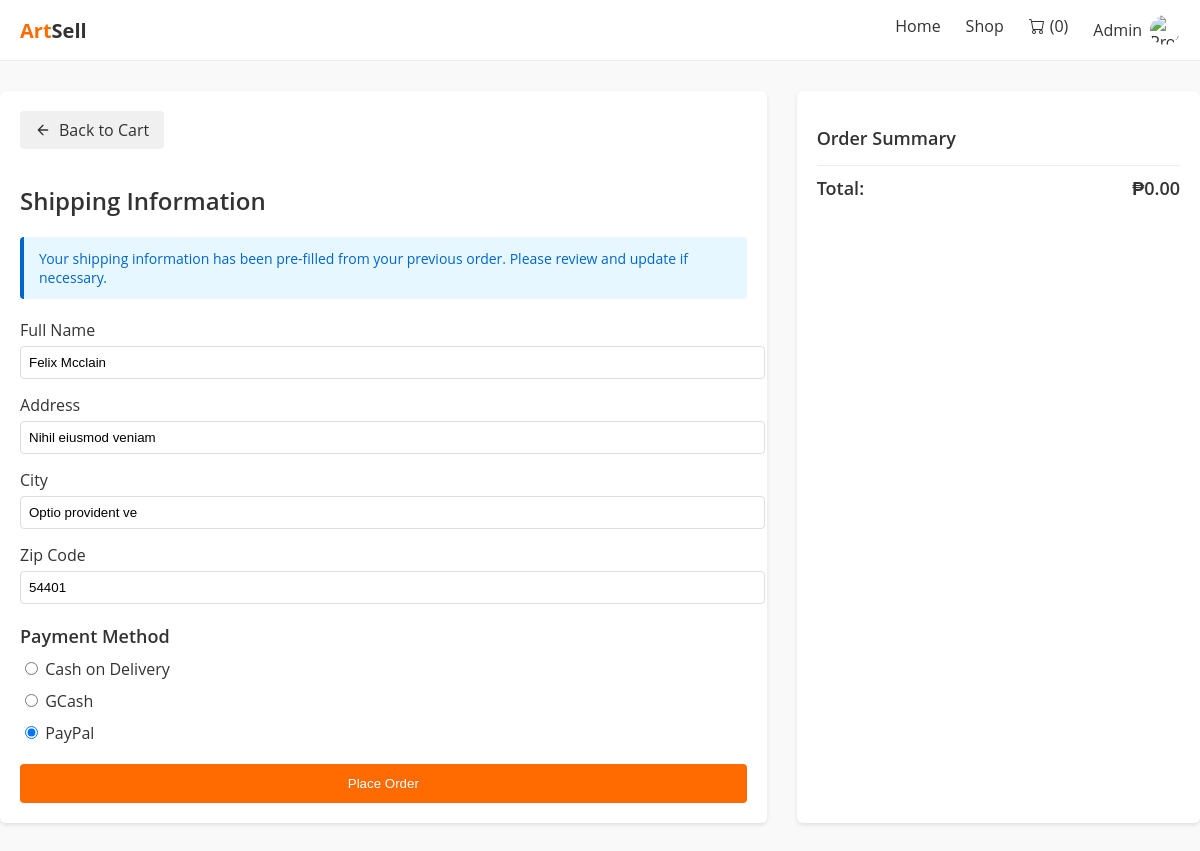
/checkout.php (signed in), run on the app's committed database.
### tables this page shows
CREATE TABLE `orders` (
  `id` int(11) NOT NULL,
  `user_id` int(11) DEFAULT NULL,
  `total` decimal(10,2) DEFAULT NULL,
  `shipping_name` varchar(100) DEFAULT NULL,
  `shipping_address` varchar(255) DEFAULT NULL,
  `shipping_city` varchar(100) DEFAULT NULL,
  `shipping_zip` varchar(20) DEFAULT NULL,
  `payment_method` varchar(50) DEFAULT NULL,
  `status` varchar(50) DEFAULT NULL,
  `created_at` timestamp NOT NULL DEFAULT current_timestamp(),
  `order_date` date DEFAULT NULL,
  `total_amount` decimal(10,2) DEFAULT NULL
);

### checkout.php (the view, shortened to what this page needs)
<?php
require 'db_connection.php';
$name = $address = $city = $zip = $payment_method = "";
$user_id = $_SESSION['id'];
$username = $_SESSION['username'];
$sql = "SELECT shipping_name, shipping_address, shipping_city, shipping_zip, payment_method FROM orders
        WHERE user_id = ? ORDER BY created_at DESC LIMIT 1";
$stmt = mysqli_prepare($conn, $sql);
mysqli_stmt_bind_param($stmt, "i", $user_id);
mysqli_stmt_execute($stmt);
$result = mysqli_stmt_get_result($stmt);
if (mysqli_num_rows($result) > 0) {
    $shipping_info = mysqli_fetch_assoc($result);
    $name = $shipping_info['shipping_name'];
    $address = $shipping_info['shipping_address'];
    $city = $shipping_info['shipping_city'];
    $zip = $shipping_info['shipping_zip'];
    $payment_method = $shipping_info['payment_method'];
} else {
    $name = $username;
}
$total = 0;
?>
<!DOCTYPE html>
<html lang="en">
<head>
    <link rel="stylesheet" href="css/styles.css">
</head>
<body>
    <header>
        <div class="container header-inner">
            <div class="logo"><a href="index.php">Art<span style="color: #333;">Sell</span></a></div>
            <nav>
                <ul>
                    <li><a href="index.php">Home</a></li>
                    <li><a href="shop.php">Shop</a></li>
                    <li><a href="cart.php">
                        <span>(<?php echo count($_SESSION['cart']); ?>)</span>
                    </a></li>
                    <li class="profile-dropdown">
                        <a href="profile.php" class="profile-link">
                            <?php echo htmlspecialchars($_SESSION['username']); ?>
                            <?php if (!empty($_SESSION['profile_picture'])): ?>
                                <img src="<?php echo htmlspecialchars($_SESSION['profile_picture']); ?>" alt="Profile" class="profile-pic">
                            <?php else: ?>
                                <img src="images/default-profile.jpg" alt="Profile" class="profile-pic">
                            <?php endif; ?>
                        </a>
                    </li>
                </ul>
            </nav>
        </div>
    </header>
    <div class="container checkout-container">
        <div class="shipping-form">
            <div class="header-container">
                <a href="cart.php" class="back-button">
                    <svg xmlns="http://www.w3.org/2000/svg" viewBox="0 0 24 24" fill="none" stroke="currentColor" stroke-width="2" stroke-linecap="round" stroke-linejoin="round">
                        <path d="M19 12H5M12 19l-7-7 7-7"/>
                    </svg>
                    Back to Cart
                </a>
            </div>
            <h1>Shipping Information</h1>
            <?php if(!empty($name) || !empty($address) || !empty($city) || !empty($zip)): ?>
                <div class="info-message">
                    Your shipping information has been pre-filled from your previous order. Please review and update if necessary.
                </div>
            <?php endif; ?>
            <form method="POST">
                <div class="form-group">
                    <label for="name">Full Name</label>
                    <input type="text" id="name" name="name" value="<?php echo htmlspecialchars($name); ?>" required>
                </div>
                <div class="form-group">
                    <label for="address">Address</label>
                    <input type="text" id="address" name="address" value="<?php echo htmlspecialchars($address); ?>" required>
                </div>
                <div class="form-group">
                    <label for="city">City</label>
                    <input type="text" id="city" name="city" value="<?php echo htmlspecialchars($city); ?>" required>
                </div>
                <div class="form-group">
                    <label for="zip">Zip Code</label>
                    <input type="text" id="zip" name="zip" value="<?php echo htmlspecialchars($zip); ?>" required>
                </div>
                <div class="payment-methods">
                    <h2>Payment Method</h2>
                    <label><input type="radio" name="payment_method" value="cod" <?php if($payment_method === 'cod') echo 'checked'; ?> required> Cash on Delivery</label>
                    <label><input type="radio" name="payment_method" value="gcash" <?php if($payment_method === 'gcash') echo 'checked'; ?>> GCash</label>
                    <label><input type="radio" name="payment_method" value="paypal" <?php if($payment_method === 'paypal') echo 'checked'; ?>> PayPal</label>
                </div>
                <button type="submit" name="place_order" class="place-order-btn">Place Order</button>
            </form>
        </div>
        <div class="order-summary">
            <h2>Order Summary</h2>
            <div class="summary-item summary-total">
                <span>Total:</span>
                <span>₱<?php echo number_format($total, 2); ?></span>
            </div>
        </div>
    </div>
</body>
</html>

### css/styles.css (style rules this page uses)
.profile-dropdown { position: relative; }
html, body { width: 100%; margin: 0; padding: 0; overflow-x: hidden; }

### checkout.php (style rules this page uses)
body { background-color: #f9f9f9; color: #333; font-family: 'Open Sans', sans-serif; }
.container { max-width: 1200px; margin: 0 auto; padding: 0 20px; }
header { background: #fff; padding: 15px 0; border-bottom: 1px solid #eee; }
.header-inner { display: flex; justify-content: space-between; align-items: center; }
.logo a { color: #ff6b00; text-decoration: none; font-size: 20px; font-weight: bold; }
nav ul { display: flex; list-style: none; margin: 0; padding: 0; }
nav ul li { margin-left: 25px; }
nav ul li a { color: #333; text-decoration: none; font-weight: 500; display: flex; align-items: center; }
.profile-dropdown { position: relative; }
.checkout-container { padding: 30px 0; display: flex; gap: 30px; }
h1 { font-size: 24px; font-weight: 600; margin-bottom: 20px; color: #333; }
.shipping-form { flex: 2; background: #fff; padding: 20px; border-radius: 6px; box-shadow: 0 2px 4px rgba(0,0,0,0.1); }
.order-summary { flex: 1; background: #fff; padding: 20px; border-radius: 6px; box-shadow: 0 2px 4px rgba(0,0,0,0.1); }
.form-group { margin-bottom: 15px; }
.form-group label { display: block; margin-bottom: 5px; font-weight: 500; }
.form-group input { width: 100%; padding: 8px; border: 1px solid #ddd; border-radius: 4px; }
.payment-methods { margin: 20px 0; }
.payment-methods h2 { font-size: 18px; font-weight: 600; margin-bottom: 10px; }
.payment-methods label { display: block; margin: 10px 0; }
.place-order-btn { width: 100%; padding: 12px; background: #ff6b00; color: white; border: none; border-radius: 4px; cursor: pointer; transition: background 0.3s ease; }
.order-summary h2 { font-size: 18px; font-weight: 600; margin-bottom: 15px; }
.summary-item { display: flex; justify-content: space-between; margin-bottom: 10px; }
.summary-total { border-top: 1px solid #eee; padding-top: 10px; font-weight: 600; font-size: 18px; }
.profile-link { display: flex; align-items: center; gap: 8px; }
.profile-pic { width: 30px; height: 30px; border-radius: 50%; object-fit: cover; }
.info-message { background-color: #e6f7ff; color: #0066cc; padding: 12px 15px; border-radius: 4px; margin-bottom: 20px; border-left: 4px solid #0066cc; font-size: 14px; }
.back-button { display: inline-flex; align-items: center; gap: 8px; padding: 8px 15px; background-color: #f0f0f0; border-radius: 4px; color: #333; text-decoration: none; font-weight: 500; margin-bottom: 15px; transition: background-color 0.3s ease; }
.back-button svg { width: 16px; height: 16px; }
.header-container { display: flex; align-items: center; justify-content: space-between; margin-bottom: 20px; }

### data on the page
orders: name "Felix Mcclain", address "Nihil eiusmod veniam", city "Optio provident ve", zip "54401", payment_method "☐ Cash on Delivery", payment_method "☐ GCash", payment_method "☑ PayPal"

### other printed values
count($_SESSION['cart']) "0"
$_SESSION['username'] "Admin"
$total "0.00"
